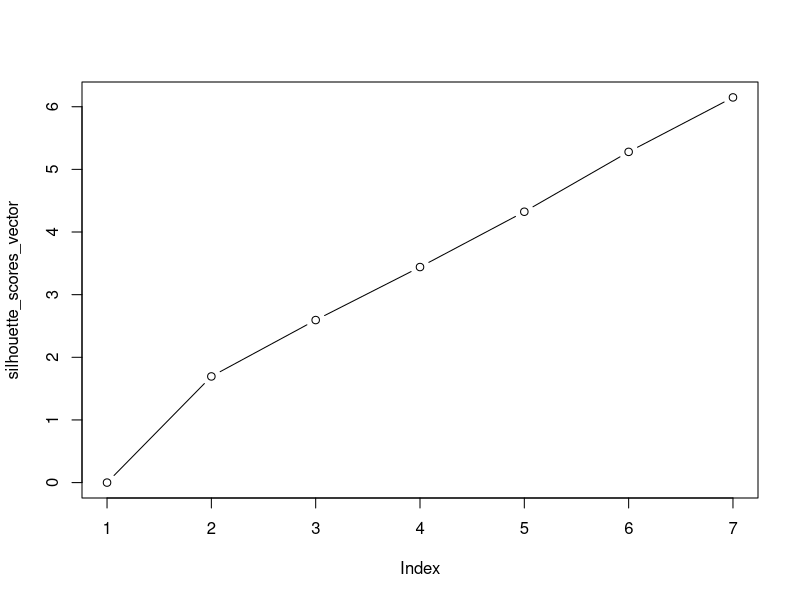

Write R code to recreate this figure.
Data = iris[1:4]
a = matrix(c(0),nrow=nrow(Data));b = matrix(c(0),nrow=nrow(Data))
a  = data.frame(a);b = data.frame(b);S =matrix(c(0), nrow=nrow(Data));S = data.frame(S)
counter = 0
Man = 0
sum = 0
Silhoutte_average_per_k = 0;
silhouette_scores = matrix(c(0),nrow = 1,ncol = 7)
k_trials = 7
k = 2
while (k <= k_trials){
k_means = kmeans(Data,k,nstart = 25)
cluster = data.frame(k_means["cluster"])
new_data = cbind(Data,cluster,a,b,S)
  for (point in 1:nrow(new_data)){
    for (elements in 1:nrow(new_data)){
      if(point == elements)
      {next}
      if (new_data[point,"cluster"] == new_data[elements,"cluster"])
      {
        for (column in 1:(ncol(new_data)-4)){
          Man = abs(new_data[point , column] - new_data[elements, column]) + Man
        }
        sum = sum +1 
      }
    }
    new_data[point,"a"] = Man / sum
    Man = 0
    sum = 0
  }
  
  for (point in 1:nrow(new_data)){
    for (elements in 1:nrow(new_data)){
      if (new_data[point,"cluster"] != new_data[elements,"cluster"])
      {
        for (column in 1:(ncol(new_data)-4)){
          Man = abs(new_data[point , column] - new_data[elements, column]) + Man
        }
        sum =sum +1 
      }
    }
    new_data[point,"b"] = Man / sum
    Man = 0
    sum = 0
  }
  
  for (point in 1:nrow(new_data)){
    new_data[point,"S"] = (new_data[point,"b"] - new_data[point,"a"])/max(new_data[point,"b"] , new_data[point,"a"])
  }
  for (point in 1:max(new_data["cluster"])){
    sum = 0
    SC = 0
    for (elements in 1:nrow(new_data)){
      if (new_data[elements,"cluster"] == new_data[point,"cluster"])
      {
        sum = sum + 1
        SC = SC + new_data[point,"S"]
      }
    }
    SC = SC / sum
    Silhoutte_average_per_k = SC +  Silhoutte_average_per_k
    print(SC)
    SC = 0
    sum = 0
  }
  silhouette_scores[k] = Silhoutte_average_per_k
  Silhoutte_average_per_k  = 0;
  k = k + 1
}
silhouette_scores_vector = c(silhouette_scores)
plot(silhouette_scores_vector,type = "b")


